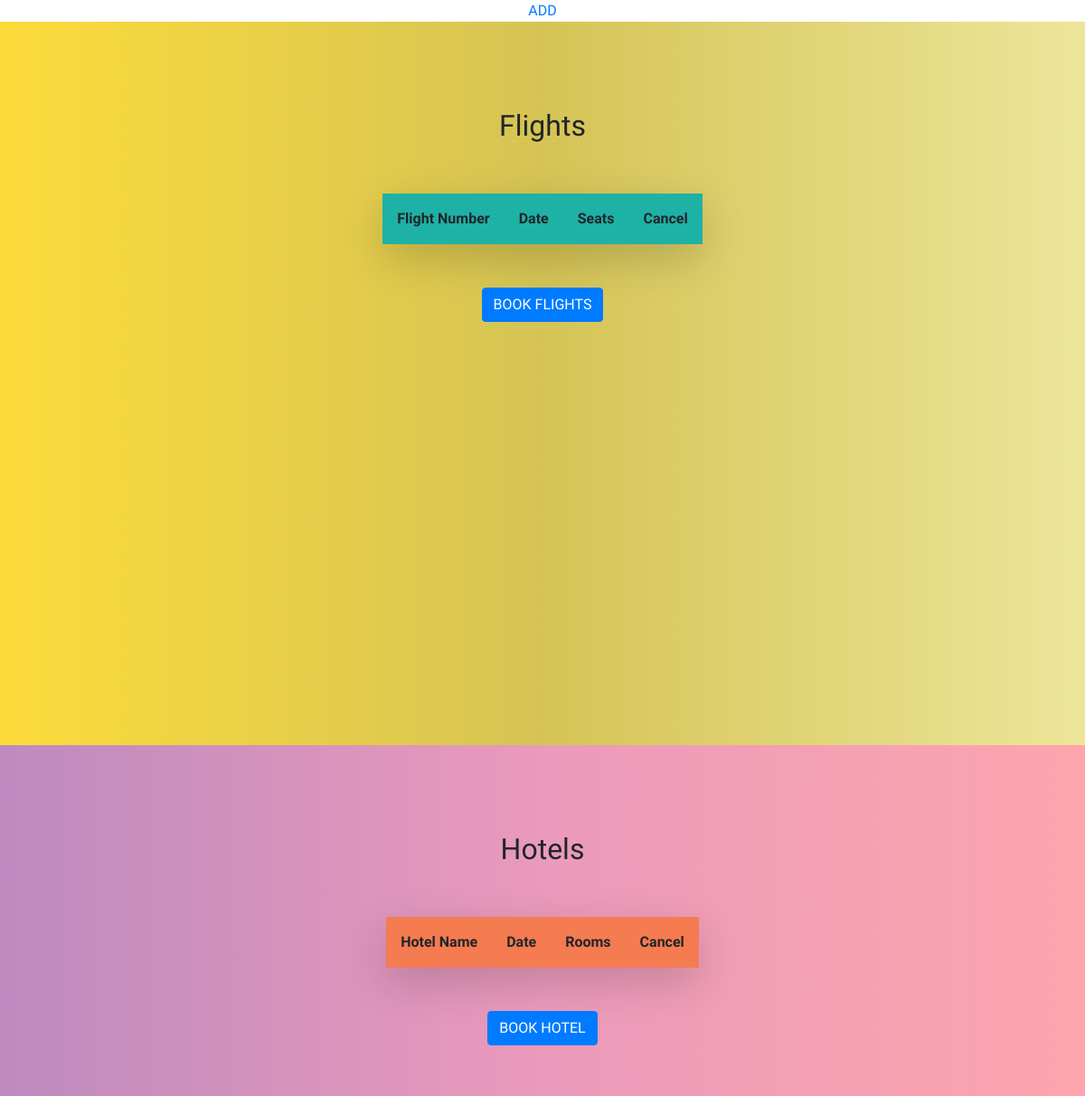
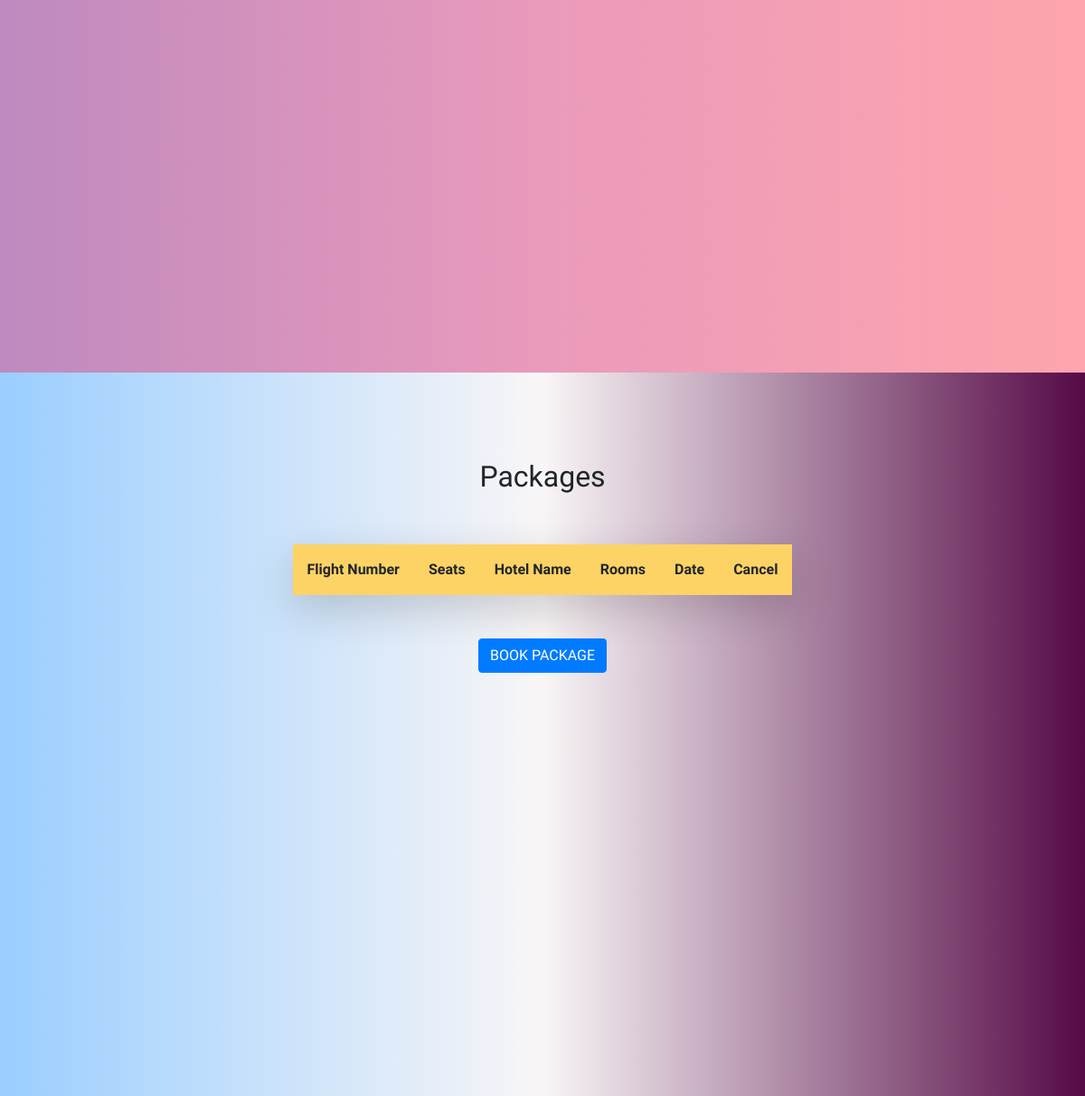
Page /accounts/profile/ (signed in) on the earlier database version (2 pictures, top to bottom).
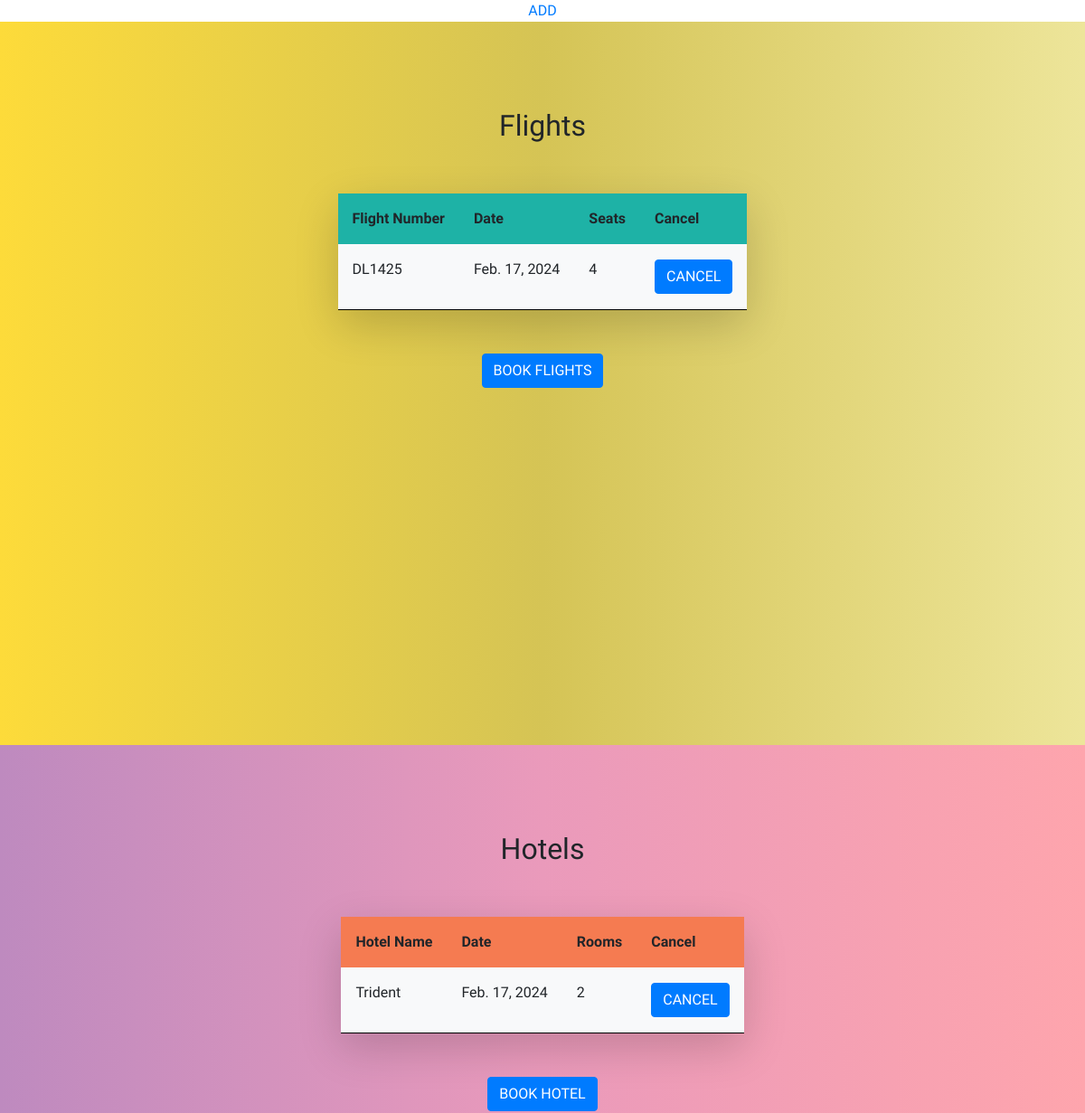
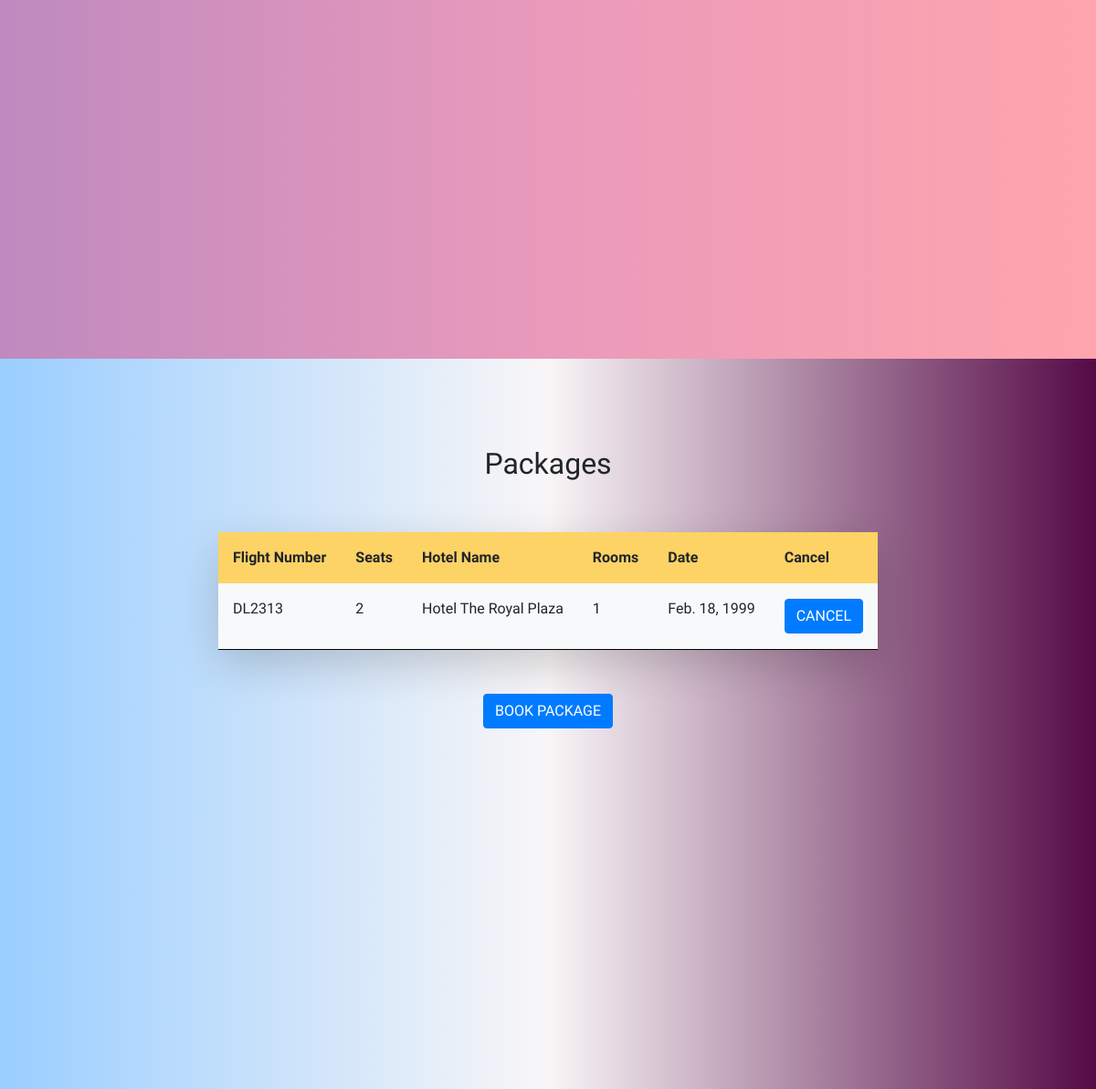
Same page on the later database version (2 pictures, top to bottom).
### travelapp/models.py (models this page shows, shortened)
class BookFlight(models.Model):
    username_id = models.ForeignKey(User,on_delete=models.CASCADE)
    flight = models.CharField(max_length=10)
    date = models.CharField(max_length=20)
    seat = models.IntegerField(default=1)

class BookHotel(models.Model):
    username_id = models.ForeignKey(User,on_delete=models.CASCADE)
    hotel_name = models.CharField(max_length=10)
    date = models.CharField(max_length=20)
    room = models.IntegerField(default=1)

class BookPackage(models.Model):
    username_id = models.ForeignKey(User,on_delete=models.CASCADE)
    seat = models.IntegerField(default=1)
    flight = models.CharField(max_length=10)
    hotel_name = models.CharField(max_length=10)
    room = models.IntegerField(default=1)
    date = models.CharField(max_length=20)

### travelapp/views.py (the view)
# urls.py: path('accounts/profile/',views.Dashboard,name='dashboard'),
@login_required
def Dashboard(request):
    user = request.user
    f1 = BookFlight.objects.filter(username_id=user)
    h1 = BookHotel.objects.filter(username_id=user)
    p1 = BookPackage.objects.filter(username_id=user)
    f={'flights':f1}
    h={'hotels':h1}
    p={'packages':p1}
    response= {**f,**h,**p}
    return render(request,'dashboard.html',response)

### templates/dashboard.html (shortened to what this page needs)
{% extends 'index.html' %}
{% block content %}
<center>
  <a href="/">ADD</a>
  <div class="flights-d">
    <br><br>
<br><br>
    <h2>Flights</h2><br><br>
    <table class=" shadow-lg rounded">
      <tr>
      <th class="p-3 hg">Flight Number</th>
        <th class="p-3 hg">Date</th>
        <th class="p-3 hg">Seats</th>
        <th class="p-3 hg">Cancel</th>
      </tr>
    {% for i in flights %}
    <tr>
    <td class="p-3 gd bg-light"><p>{{ i.flight }}</p></td>
    <td class="p-3 gd bg-light"><p>{{ i.date }}</p></td>
    <td class="p-3 gd bg-light" ><p>{{ i.seat }}</p></td>
    <td class="p-3 gd bg-light"><a class="btn btn1 btn-primary" href="/cancelflight/{{ i.flight }}/{{ i.date }}/{{ i.seat }}">CANCEL</a></td>
    </tr>
    {% endfor %}
    </table>
    <br><br>
    <a href="{% url 'flights' %}" class="btn btn-primary">BOOK FLIGHTS</a>
    <br><br>
  </div>
  <div class="hotels-d">
    <br><br><br><br>
    <h2>Hotels</h2><br><br>
    <table class=" shadow-lg rounded">
      <tr>
      <th class="p-3 hg1">Hotel Name</th>
        <th class="p-3 hg1">Date</th>
        <th class="p-3 hg1">Rooms</th>
        <th class="p-3 hg1">Cancel</th>
      </tr>
    {% for j in hotels %}
    <tr>
      <td class="p-3 gd bg-light"><p>{{ j.hotel_name }}</p></td>
      <td class="p-3 gd bg-light"><p>{{ j.date }}</p></td>
      <td class="p-3 gd bg-light"><p>{{ j.room }}</p></td>
      <td class="p-3 gd bg-light"><a class="btn btn-primary"href="/cancelhotel/{{ j.hotel_name }}/{{ j.date }}/{{ j.room }}">CANCEL</a></td>
    </tr>
    {% endfor %}
    </table><br><br>
    <a href="{% url 'hotels' %}" class="btn btn-primary">BOOK HOTEL</a>
    <br><br>
  </div>
  <div class="package-d"><br><br><br><br>
    <h2>Packages</h2><br><br>
    <table class=" shadow-lg rounded">
      <tr>
      <th class="p-3 hg2">Flight Number</th>
      <th class="p-3 hg2">Seats</th>
      <th class="p-3 hg2">Hotel Name</th>
        <th class="p-3 hg2">Rooms</th>
        <th class="p-3 hg2">Date</th>
        <th class="p-3 hg2">Cancel</th>
      </tr>
    {% for k in packages %}
    <tr>
    <td class="p-3 gd bg-light"><p>{{ k.flight }}</p></td>
    <td class="p-3 gd bg-light"><p>{{ k.seat }}</p></td>
    <td class="p-3 gd bg-light"><p>{{ k.hotel_name }}</p></td>
    <td class="p-3 gd bg-light"><p>{{ k.room }}</p></td>
    <td class="p-3 gd bg-light bg-light"><p>{{ k.date }}</p></td>
    <td class="p-3 gd bg-light"><a class="btn btn-primary"href="/cancelpackage/{{ k.flight }}/{{ k.seat }}/{{ k.hotel_name }}/{{ k.date }}/{{ k.room }}">CANCEL</a></td>
    </tr>
    {% endfor %}
    </table><br><br>
    <a href="{% url 'package' %}" class="btn btn-primary">BOOK PACKAGE</a>
    <br><br>
  </div>
{% endblock %}

### templates/index.html (shortened to what this page needs)
<!DOCTYPE html>
<html lang="en" dir="ltr">
{% load static %}
  <head>
  <link rel="stylesheet" href="https://stackpath.bootstrapcdn.com/bootstrap/4.4.1/css/bootstrap.min.css">
  <link rel="stylesheet" href="{% static "css/styleone.css" %}">
  <link rel="stylesheet" href="{% static "css/style.css" %}">
  </head>
  <body>
    {% block content %}{% endblock %}
</html>

### static/css/styleone.css (style rules this page uses)
.btn { margin-left: 45%; }

### static/css/style.css (style rules this page uses)
html,body { font-family: 'Viga'; }

### templates/dashboard.html (style rules this page uses)
.btn { margin-left: 0; }
.hg { background: #1eb2a6; margin-bottom: 2px; }
.gd { border-bottom: 1px solid black; }
.hg1 { background: #f57b51; margin-bottom: 2px; }
.hg2 { background: #fdd365; margin-bottom: 2px; }
.flights-d { height: 100vh; background: linear-gradient(to left,#ede59a,#d5c455,#fddb3a); }
.hotels-d { height: 100vh; background: linear-gradient(to left,#fea5ad,#ea9abb,#be8abf); }
.package-d { background: linear-gradient(to left,#550a46,#f9f6f7,#9aceff); height: 100vh; }

Differences in the rows shown:
added BookFlight: flight "DL1425", date "Feb. 17, 2024", seat "4"
added BookHotel: hotel_name "Trident", date "Feb. 17, 2024", room "2"
added BookPackage: flight "DL2313", seat "2", hotel_name "Hotel The Royal Plaza", room "1", date "Feb. 18, 1999"
